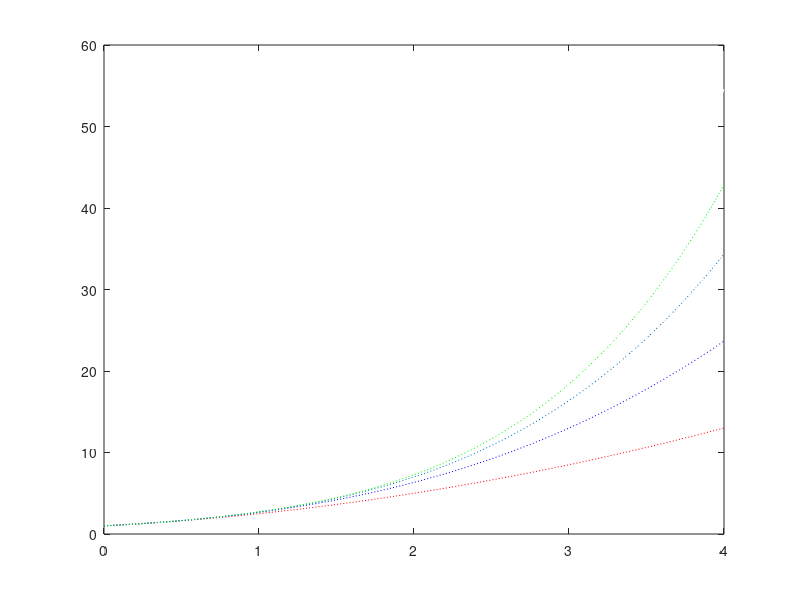

Write the MATLAB code that produced this figure.
x = linspace(0,4,400); 
y = exp(x);                 
plot(x, y,'w');

hold on

y2=1+x+((x.^2)/2);
plot(x,y2,'r:');

y3=1+x+((x.^2)/2)+((x.^3)/6);
plot(x,y3,'b:');

y4=1+x+((x.^2)/2)+((x.^3)/6)+((x.^4)/24);
plot(x,y4,':');

y5=1+x+((x.^2)/2)+((x.^3)/6)+((x.^4)/24)+((x.^5)/120);
plot(x,y5,'g:');

hold off
